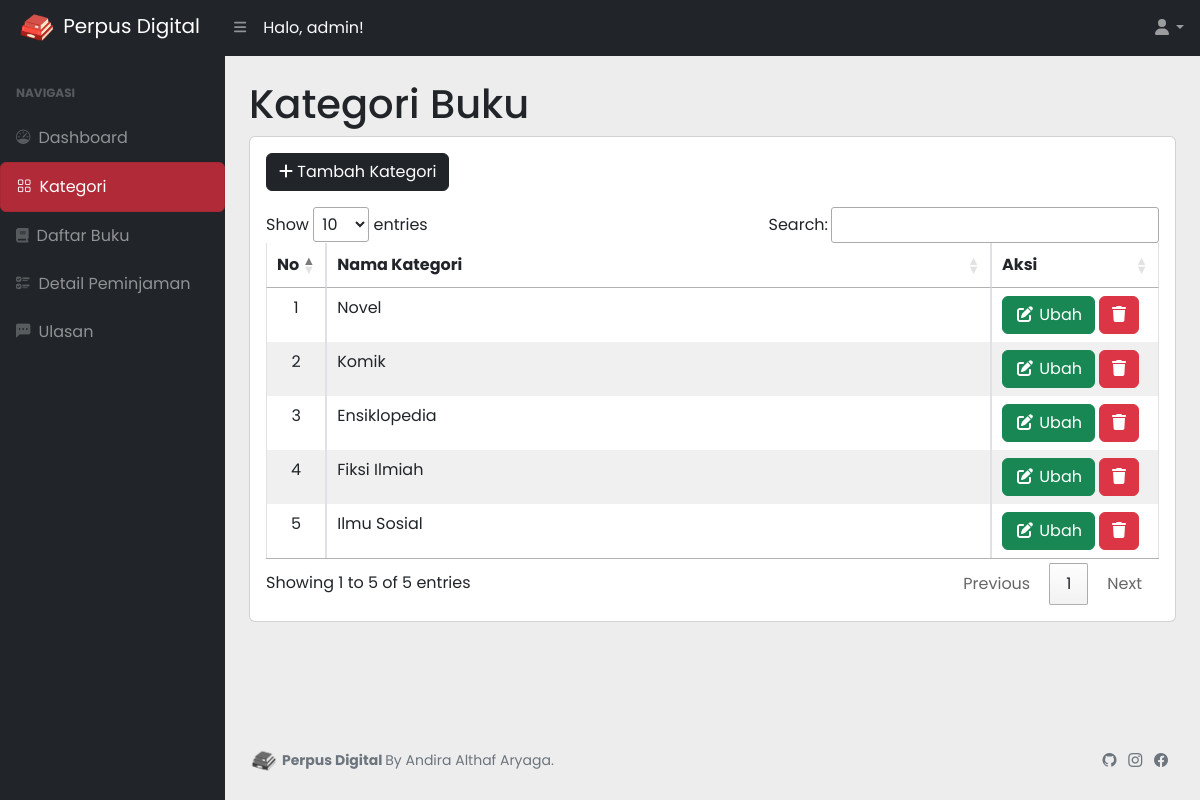
The app's page /index.php?page=page/kategori/kategori (signed in) with its own data.
### tables this page shows
CREATE TABLE `t_kategoribuku` (
  `kategoriID` int(11) NOT NULL,
  `namaKategori` varchar(255) NOT NULL
);

### page/kategori/kategori.php (the view)
<h1 class="mt-4">Kategori Buku</h1>
<div class="card">
    <div class="card-body">
        <div class="row">
            <div class="col-md-12">
                <a href="?page=page/kategori/kategori_tambah" class="btn btn-dark mb-3"><i class="fa-solid fa-plus"></i> Tambah Kategori</a>
                <table class="table table-bordered table-hover" id="dataTable" width="100%" cellspacing="0">
                    <thead>
                        <tr>
                            <th width="1" >No</th>
                            <th>Nama Kategori</th>
                            <th width="130rem">Aksi</th>
                        </tr>
                    </thead>
                    <tbody>
                    <?php
                        $i = 1;
                        $query = mysqli_query($koneksi, "SELECT * FROM t_kategoribuku");
                        while ($data = mysqli_fetch_array($query)) {
                    ?>
                        <tr>
                            <td align="center"><?php echo $i++; ?></td>
                            <td><?php echo $data['namaKategori']; ?></td>
                            <td>
                                <a href="?page=page/kategori/kategori_ubah&&id=<?php echo $data['kategoriID']; ?>" class="btn btn-success">
                                    <i class="fas fa-fw fa-edit"></i> Ubah
                                </a>
                                <a onclick="return confirm('Apakah Anda yakin ingin menghapus kategori (<?php echo $data['namaKategori'] ?>)? ')" href="?page=page/kategori/kategori_hapus&&id=<?php echo $data['kategoriID']; ?>" class="btn btn-danger">
                                    <i class="fa-solid fa-trash"></i>
                                </a>
                            </td>
                        </tr>
                    <?php
                        }
                    ?>
                    </tbody>
                </table>
            </div>
        </div>
    </div>
</div>

### index.php (shortened to what this page needs)
<?php
if ($_SESSION['user']['level'] == 'peminjam') {
    $teksutama = 'Home';
    $iconutama = '<i class="bi bi-house-door-fill"></i>';
} else {
    $teksutama = 'Dashboard';
    $iconutama = '<i class="bi bi-speedometer"></i>';
}
?>
<!DOCTYPE html>
<html lang="en">
    <head>
        <link rel="stylesheet" href="https://cdn.jsdelivr.net/npm/bootstrap-icons@1.11.3/font/bootstrap-icons.min.css">
        <link href="https://cdn.jsdelivr.net/npm/simple-datatables@7.1.2/dist/style.min.css" rel="stylesheet" />
        <link href="https://unpkg.com/aos@2.3.1/dist/aos.css" rel="stylesheet">
        <link href="https://cdn.jsdelivr.net/npm/swiffy-slider@1.6.0/dist/css/swiffy-slider.min.css" rel="stylesheet">
        <link href="css/styles.css" rel="stylesheet" />
        <link href="css/personal.css" rel="stylesheet" />
    </head>
    <body class="sb-nav-fixed">
        <nav class="sb-topnav navbar navbar-expand navbar-dark bg-dark">
            <a class="navbar-brand ps-3" href="index.php" ><img src="assets/img/whitebookLOGo.png" width="20%" style="border-radius: 80%;" alt="perpus logo"> Perpus Digital</a>
            <button class="btn btn-link btn-sm order-1 order-lg-0 me-4 me-lg-0" id="sidebarToggle" href="#!"><i class="fas fa-bars"></i></button>
            <div class="text-light text-start p-2 d-none d-sm-inline-block">Halo, <?php echo $_SESSION['user']['username'].'!'; ?></div>
            <ul class="navbar-nav ms-auto px-2">
                <li class="nav-item dropdown">
                    <a class="nav-link dropdown-toggle" id="navbarDropdown" href="#" role="button" data-bs-toggle="dropdown" aria-expanded="false"><i class="fas fa-user fa-fw"></i></a>
                </li>
            </ul>
        </nav>
        <?php
        $current_page = isset($_GET['page']) ? $_GET['page'] : '';
        ?>
        <div id="layoutSidenav">
            <div id="layoutSidenav_nav">
                <nav class="sb-sidenav accordion sb-sidenav-dark" id="sidenavAccordion">
                    <div class="sb-sidenav-menu">
                        <div class="nav">
                            <div class="sb-sidenav-menu-heading">Navigasi</div>
                            <a class="nav-link <?php echo ($current_page == '') ? 'btn btn-danger active' : ''; ?>" href="?">
                                <div class="sb-nav-link-icon"><?=$iconutama?> </div>
                                <?=$teksutama?>
                            </a>
                            <?php
                            if ($_SESSION['user']['level'] != 'peminjam') {
                            ?>
                            <a class="nav-link <?php echo ($current_page == 'page/kategori/kategori' || $current_page == 'page/kategori/kategori_tambah' || $current_page == 'page/kategori/kategori_ubah') ? 'btn btn-danger active' : ''; ?>" href="?page=page/kategori/kategori">
                                <div class="sb-nav-link-icon"><i class="bi bi-grid"></i></div>
                                Kategori
                            </a>
                            <?php } ?>
                            <a class="nav-link <?php echo ($current_page == 'page/buku/Daftar buku' || $current_page == 'page/buku/detail_buku' || $current_page == 'page/buku/buku_tambah' ) ? 'btn btn-danger active' : ''; ?>" href="?page=page/buku/Daftar buku">
                                <div class="sb-nav-link-icon"><i class="fa-solid fa-book"></i></div>
                                Daftar Buku
                            </a>
                            <a class="nav-link <?php echo ($current_page == 'page/peminjaman/peminjaman') ? 'btn btn-danger active' : ''; ?>" href="?page=page/peminjaman/peminjaman">
                                <div class="sb-nav-link-icon"><i class="bi bi-ui-checks"></i></div>
                                Detail Peminjaman
                            </a>
                            <a class="nav-link <?php echo ($current_page == 'page/ulasan/ulasan' || $current_page == 'page/ulasan/ulasan_tambah' ) ? 'btn btn-danger active' : ''; ?>" href="?page=page/ulasan/ulasan">
                                <div class="sb-nav-link-icon"><i class="bi bi-chat-left-dots-fill"></i></div>
                                Ulasan
                            </a>
                        </div>
                    </div>
                </nav>
            </div>
            <div id="layoutSidenav_content" style="background-color: #ededed">
                <main>
                    <div class="container-fluid px-4">
                        <?php
                        $page = isset($_GET['page']) ? $_GET['page'] : 'page/home';
                        if (file_exists($page . '.php')) {
                            include $page . '.php';
                        } else {
                            include 'page/404.php';
                        }
                        ?>
                    </div>
                </main>
                <footer class="py-4 mt-auto" style="background-color: #ededed">
                    <div class="container-fluid px-4">
                        <div class="d-flex align-items-center justify-content-between small">
                            <div class="text-muted"><strong><img src="assets/img/whitebookLOGO.png" width="30px" style="border-radius: 80%; filter: grayscale(100%);" alt="perpus logo"> Perpus Digital </strong> By Andira Althaf Aryaga.</div>
                            <div class="social-icons">
                                <a href="https://github.com/ObiKusakabe" target="_blank" class="text-decoration-none me-2 text-muted"><i class="bi bi-github"></i></a>
                                <a href="https://www.instagram.com/kusakabegamitsukaranai?igsh=ZjR5em55MTJ4NzNx" target="_blank" class="text-decoration-none me-2 text-muted"><i class="bi bi-instagram"></i></a>
                                <a href="https://www.facebook.com/profile.php?id=100092577632768&mibextid=2JQ9oc" target="_blank" class="text-decoration-none me-2 text-muted"><i class="bi bi-facebook"></i></a>
                            </div>
                        </div>
                    </div>
                </footer>
            </div>
        </div>
        <link rel="stylesheet" type="text/css" href="https://cdn.datatables.net/1.13.7/css/jquery.dataTables.css">
    </body>
</html>

### css/personal.css (style rules this page uses)
.even { background-color: rgb(240, 240, 240) !important; }

### index.php (style rules this page uses)
body { font-family: 'Poppins', sans-serif !important; }
.navbar-brand, .nav-link, .dropdown-item, .footer { font-family: 'Poppins', sans-serif !important; }

### records on screen
t_kategoribuku: namaKategori "Novel"
t_kategoribuku: namaKategori "Komik"
t_kategoribuku: namaKategori "Ensiklopedia"
t_kategoribuku: namaKategori "Fiksi Ilmiah"
t_kategoribuku: namaKategori "Ilmu Sosial"

### other values on screen
$_SESSION['user']['username'] "admin"
$teksutama "Dashboard"
